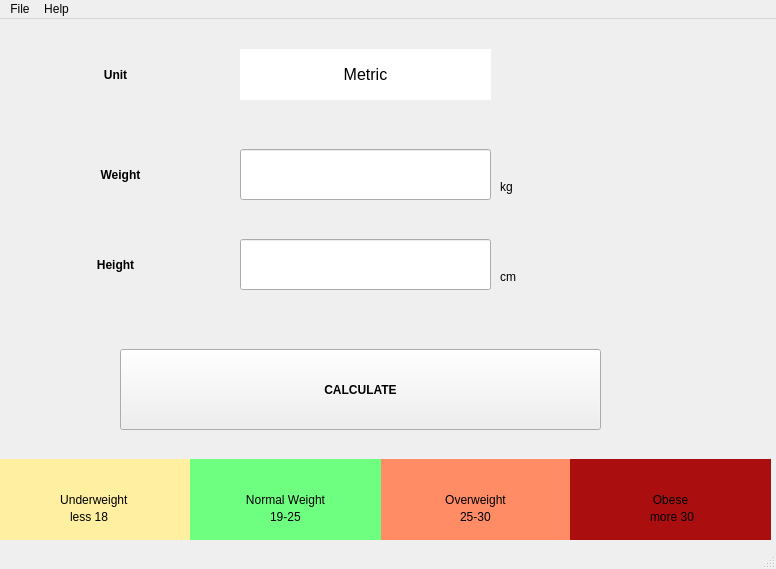
<?xml version="1.0" encoding="UTF-8"?>
<ui version="4.0">
 <class>MainWindow</class>
 <widget class="QMainWindow" name="MainWindow">
  <property name="geometry">
   <rect>
    <x>0</x>
    <y>0</y>
    <width>776</width>
    <height>569</height>
   </rect>
  </property>
  <property name="windowTitle">
   <string>MainWindow</string>
  </property>
  <widget class="QWidget" name="centralwidget">
   <widget class="QLineEdit" name="lineweight">
    <property name="geometry">
     <rect>
      <x>240</x>
      <y>130</y>
      <width>251</width>
      <height>51</height>
     </rect>
    </property>
   </widget>
   <widget class="QLineEdit" name="lineheight">
    <property name="geometry">
     <rect>
      <x>240</x>
      <y>220</y>
      <width>251</width>
      <height>51</height>
     </rect>
    </property>
   </widget>
   <widget class="QLabel" name="weight">
    <property name="geometry">
     <rect>
      <x>60</x>
      <y>130</y>
      <width>121</width>
      <height>51</height>
     </rect>
    </property>
    <property name="font">
     <font>
      <family>Arial</family>
      <bold>true</bold>
     </font>
    </property>
    <property name="text">
     <string>Weight</string>
    </property>
    <property name="alignment">
     <set>Qt::AlignCenter</set>
    </property>
   </widget>
   <widget class="QLabel" name="height">
    <property name="geometry">
     <rect>
      <x>60</x>
      <y>220</y>
      <width>111</width>
      <height>51</height>
     </rect>
    </property>
    <property name="font">
     <font>
      <family>Arial</family>
      <bold>true</bold>
     </font>
    </property>
    <property name="text">
     <string>Height</string>
    </property>
    <property name="alignment">
     <set>Qt::AlignCenter</set>
    </property>
   </widget>
   <widget class="QLabel" name="kg">
    <property name="geometry">
     <rect>
      <x>500</x>
      <y>160</y>
      <width>49</width>
      <height>16</height>
     </rect>
    </property>
    <property name="text">
     <string>kg</string>
    </property>
   </widget>
   <widget class="QLabel" name="cm">
    <property name="geometry">
     <rect>
      <x>500</x>
      <y>250</y>
      <width>49</width>
      <height>16</height>
     </rect>
    </property>
    <property name="text">
     <string>cm</string>
    </property>
   </widget>
   <widget class="QLabel" name="unit">
    <property name="geometry">
     <rect>
      <x>60</x>
      <y>30</y>
      <width>111</width>
      <height>51</height>
     </rect>
    </property>
    <property name="font">
     <font>
      <family>Arial</family>
      <bold>true</bold>
     </font>
    </property>
    <property name="text">
     <string>Unit</string>
    </property>
    <property name="alignment">
     <set>Qt::AlignCenter</set>
    </property>
   </widget>
   <widget class="QLabel" name="metric">
    <property name="geometry">
     <rect>
      <x>240</x>
      <y>30</y>
      <width>251</width>
      <height>51</height>
     </rect>
    </property>
    <property name="font">
     <font>
      <pointsize>12</pointsize>
      <stylestrategy>PreferAntialias</stylestrategy>
     </font>
    </property>
    <property name="styleSheet">
     <string notr="true">background-color: rgb(255, 255, 255);</string>
    </property>
    <property name="text">
     <string>Metric</string>
    </property>
    <property name="alignment">
     <set>Qt::AlignCenter</set>
    </property>
    <property name="wordWrap">
     <bool>false</bool>
    </property>
   </widget>
   <widget class="QPushButton" name="pushButton">
    <property name="geometry">
     <rect>
      <x>120</x>
      <y>330</y>
      <width>481</width>
      <height>81</height>
     </rect>
    </property>
    <property name="font">
     <font>
      <family>Microsoft JhengHei UI</family>
      <bold>true</bold>
     </font>
    </property>
    <property name="text">
     <string>CALCULATE</string>
    </property>
    <property name="checkable">
     <bool>true</bool>
    </property>
    <property name="autoExclusive">
     <bool>false</bool>
    </property>
    <property name="autoDefault">
     <bool>true</bool>
    </property>
   </widget>
   <widget class="QLabel" name="under">
    <property name="geometry">
     <rect>
      <x>0</x>
      <y>440</y>
      <width>191</width>
      <height>81</height>
     </rect>
    </property>
    <property name="minimumSize">
     <size>
      <width>0</width>
      <height>81</height>
     </size>
    </property>
    <property name="styleSheet">
     <string notr="true">background-color: rgb(255, 239, 161);</string>
    </property>
    <property name="text">
     <string>Underweight </string>
    </property>
    <property name="alignment">
     <set>Qt::AlignCenter</set>
    </property>
   </widget>
   <widget class="QLabel" name="over">
    <property name="geometry">
     <rect>
      <x>380</x>
      <y>440</y>
      <width>191</width>
      <height>81</height>
     </rect>
    </property>
    <property name="styleSheet">
     <string notr="true">background-color: rgb(255, 140, 101);</string>
    </property>
    <property name="text">
     <string>Overweight</string>
    </property>
    <property name="alignment">
     <set>Qt::AlignCenter</set>
    </property>
   </widget>
   <widget class="QLabel" name="lobese">
    <property name="geometry">
     <rect>
      <x>570</x>
      <y>440</y>
      <width>201</width>
      <height>81</height>
     </rect>
    </property>
    <property name="styleSheet">
     <string notr="true">background-color: rgb(171, 14, 14);</string>
    </property>
    <property name="text">
     <string>Obese</string>
    </property>
    <property name="alignment">
     <set>Qt::AlignCenter</set>
    </property>
   </widget>
   <widget class="QLabel" name="normal">
    <property name="geometry">
     <rect>
      <x>190</x>
      <y>440</y>
      <width>191</width>
      <height>81</height>
     </rect>
    </property>
    <property name="styleSheet">
     <string notr="true">background-color: rgb(111, 255, 128);</string>
    </property>
    <property name="text">
     <string>Normal Weight</string>
    </property>
    <property name="alignment">
     <set>Qt::AlignCenter</set>
    </property>
   </widget>
   <widget class="QLabel" name="label">
    <property name="geometry">
     <rect>
      <x>70</x>
      <y>490</y>
      <width>49</width>
      <height>16</height>
     </rect>
    </property>
    <property name="text">
     <string>less 18</string>
    </property>
   </widget>
   <widget class="QLabel" name="label_2">
    <property name="geometry">
     <rect>
      <x>270</x>
      <y>490</y>
      <width>49</width>
      <height>16</height>
     </rect>
    </property>
    <property name="text">
     <string>19-25</string>
    </property>
   </widget>
   <widget class="QLabel" name="label_3">
    <property name="geometry">
     <rect>
      <x>460</x>
      <y>490</y>
      <width>49</width>
      <height>16</height>
     </rect>
    </property>
    <property name="text">
     <string>25-30</string>
    </property>
   </widget>
   <widget class="QLabel" name="label_4">
    <property name="geometry">
     <rect>
      <x>650</x>
      <y>490</y>
      <width>49</width>
      <height>16</height>
     </rect>
    </property>
    <property name="text">
     <string>more 30</string>
    </property>
   </widget>
  </widget>
  <widget class="QMenuBar" name="menubar">
   <property name="geometry">
    <rect>
     <x>0</x>
     <y>0</y>
     <width>776</width>
     <height>22</height>
    </rect>
   </property>
   <widget class="QMenu" name="menuFile">
    <property name="title">
     <string>File</string>
    </property>
    <addaction name="actionClear"/>
    <addaction name="actionExit"/>
   </widget>
   <widget class="QMenu" name="menuHelp">
    <property name="title">
     <string>Help</string>
    </property>
    <addaction name="actionAbout"/>
   </widget>
   <addaction name="menuFile"/>
   <addaction name="menuHelp"/>
  </widget>
  <widget class="QStatusBar" name="statusbar"/>
  <action name="actionClear">
   <property name="text">
    <string>Clear</string>
   </property>
  </action>
  <action name="actionExit">
   <property name="text">
    <string>Exit</string>
   </property>
  </action>
  <action name="actionAbout">
   <property name="text">
    <string>About</string>
   </property>
  </action>
 </widget>
 <resources/>
 <connections/>
</ui>
